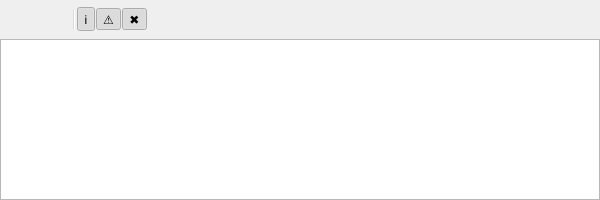
<?xml version="1.0" encoding="UTF-8"?>
<ui version="4.0">
 <class>ConsoleOutput</class>
 <widget class="QWidget" name="ConsoleOutput">
  <property name="geometry">
   <rect>
    <x>0</x>
    <y>0</y>
    <width>600</width>
    <height>200</height>
   </rect>
  </property>
  <layout class="QVBoxLayout" name="mainLayout">
   <property name="spacing">
    <number>0</number>
   </property>
   <property name="leftMargin">
    <number>0</number>
   </property>
   <property name="topMargin">
    <number>0</number>
   </property>
   <property name="rightMargin">
    <number>0</number>
   </property>
   <property name="bottomMargin">
    <number>0</number>
   </property>
   <item>
    <widget class="ToolBar" name="toolBar">
     <property name="movable">
      <bool>false</bool>
     </property>
     <property name="floatable">
      <bool>false</bool>
     </property>
     <addaction name="actionClear"/>
     <addaction name="actionExport"/>
     <addaction name="separator"/>
     <addaction name="actionFilterLog"/>
     <addaction name="actionFilterWarn"/>
     <addaction name="actionFilterError"/>
    </widget>
   </item>
   <item>
    <widget class="QFrame" name="listFrame">
     <property name="frameShape">
      <enum>QFrame::StyledPanel</enum>
     </property>
     <property name="frameShadow">
      <enum>QFrame::Sunken</enum>
     </property>
     <layout class="QVBoxLayout" name="listFrameLayout">
      <property name="spacing">
       <number>0</number>
      </property>
      <property name="leftMargin">
       <number>0</number>
      </property>
      <property name="topMargin">
       <number>0</number>
      </property>
      <property name="rightMargin">
       <number>0</number>
      </property>
      <property name="bottomMargin">
       <number>0</number>
      </property>
      <item>
       <widget class="QListWidget" name="listWidget">
        <property name="font">
         <font>
          <family>Fira Code</family>
         </font>
        </property>
        <property name="contextMenuPolicy">
         <enum>Qt::CustomContextMenu</enum>
        </property>
        <property name="frameShape">
         <enum>QFrame::NoFrame</enum>
        </property>
        <property name="selectionMode">
         <enum>QAbstractItemView::ExtendedSelection</enum>
        </property>
       </widget>
      </item>
     </layout>
    </widget>
   </item>
  </layout>
  <action name="actionClear">
   <property name="icon">
    <iconset resource="../resources.qrc">
     <normaloff>:/res/icons/fallback/edit-delete.png</normaloff>:/res/icons/fallback/edit-delete.png</iconset>
   </property>
   <property name="toolTip">
    <string>Clear console</string>
   </property>
  </action>
  <action name="actionExport">
   <property name="icon">
    <iconset resource="../resources.qrc">
     <normaloff>:/res/icons/fallback/export.png</normaloff>:/res/icons/fallback/export.png</iconset>
   </property>
   <property name="toolTip">
    <string>Export console</string>
   </property>
  </action>
  <action name="actionFilterLog">
   <property name="checkable">
    <bool>true</bool>
   </property>
   <property name="checked">
    <bool>true</bool>
   </property>
   <property name="text">
    <string notr="true">ℹ</string>
   </property>
   <property name="visible">
    <bool>false</bool>
   </property>
  </action>
  <action name="actionFilterWarn">
   <property name="checkable">
    <bool>true</bool>
   </property>
   <property name="checked">
    <bool>true</bool>
   </property>
   <property name="text">
    <string notr="true">⚠</string>
   </property>
   <property name="visible">
    <bool>false</bool>
   </property>
  </action>
  <action name="actionFilterError">
   <property name="checkable">
    <bool>true</bool>
   </property>
   <property name="checked">
    <bool>true</bool>
   </property>
   <property name="text">
    <string notr="true">✖</string>
   </property>
   <property name="visible">
    <bool>false</bool>
   </property>
  </action>
 </widget>
 <customwidgets>
  <customwidget>
   <class>ToolBar</class>
   <extends>QToolBar</extends>
   <header>toolbar.h</header>
  </customwidget>
 </customwidgets>
 <resources>
  <include location="../../app/resources.qrc"/>
 </resources>
 <connections/>
</ui>
